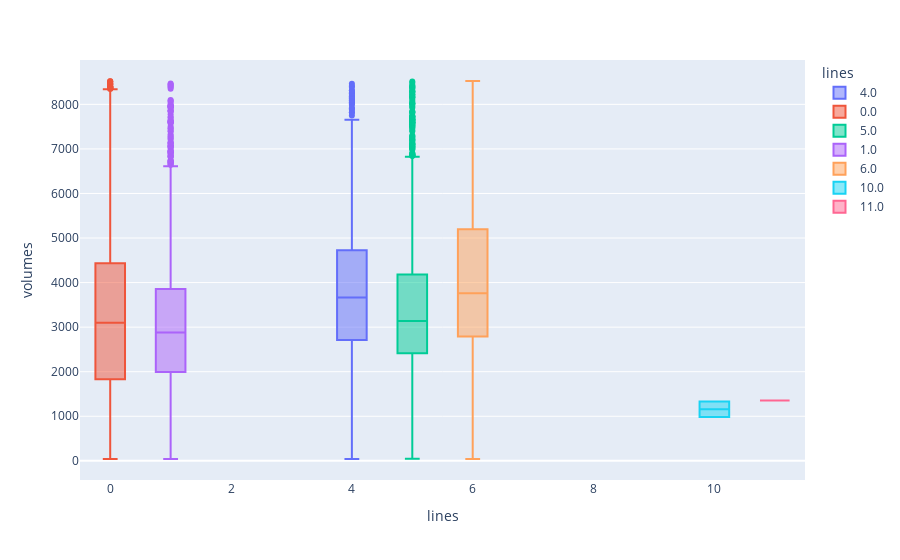

This figure's notebook cell:
### Code cell
fig = px.box(df_clean, x="lines", y="volumes",hover_data=["cell"], color="lines" )
fig.show()

### Figure 1 — Plotly figure (JSON) as saved in the notebook; plotly's stock layout.template omitted (floating-point values rounded to 4 significant figures; data arrays with more than 128 entries replaced by an {"elided": "..."} marker saying what was removed)
{"data": [{"alignmentgroup": "True", "customdata": {"elided": "1195x1 int values"}, "hovertemplate": "lines=%{x}<br>volumes=%{y}<br>cell=%{customdata[0]}<extra></extra>", "legendgroup": "4.0", "marker": {"color": "#636efa"}, "name": "4.0", "notched": false, "offsetgroup": "4.0", "orientation": "v", "showlegend": true, "type": "box", "x": {"elided": "1195 int values"}, "x0": " ", "xaxis": "x", "y": {"elided": "1195 int values"}, "y0": " ", "yaxis": "y"}, {"alignmentgroup": "True", "customdata": {"elided": "3174x1 int values"}, "hovertemplate": "lines=%{x}<br>volumes=%{y}<br>cell=%{customdata[0]}<extra></extra>", "legendgroup": "0.0", "marker": {"color": "#EF553B"}, "name": "0.0", "notched": false, "offsetgroup": "0.0", "orientation": "v", "showlegend": true, "type": "box", "x": {"elided": "3174 int values"}, "x0": " ", "xaxis": "x", "y": {"elided": "3174 int values"}, "y0": " ", "yaxis": "y"}, {"alignmentgroup": "True", "customdata": {"elided": "2378x1 int values"}, "hovertemplate": "lines=%{x}<br>volumes=%{y}<br>cell=%{customdata[0]}<extra></extra>", "legendgroup": "5.0", "marker": {"color": "#00cc96"}, "name": "5.0", "notched": false, "offsetgroup": "5.0", "orientation": "v", "showlegend": true, "type": "box", "x": {"elided": "2378 int values"}, "x0": " ", "xaxis": "x", "y": {"elided": "2378 int values"}, "y0": " ", "yaxis": "y"}, {"alignmentgroup": "True", "customdata": {"elided": "3607x1 int values"}, "hovertemplate": "lines=%{x}<br>volumes=%{y}<br>cell=%{customdata[0]}<extra></extra>", "legendgroup": "1.0", "marker": {"color": "#ab63fa"}, "name": "1.0", "notched": false, "offsetgroup": "1.0", "orientation": "v", "showlegend": true, "type": "box", "x": {"elided": "3607 int values"}, "x0": " ", "xaxis": "x", "y": {"elided": "3607 int values"}, "y0": " ", "yaxis": "y"}, {"alignmentgroup": "True", "customdata": {"elided": "458x1 int values"}, "hovertemplate": "lines=%{x}<br>volumes=%{y}<br>cell=%{customdata[0]}<extra></extra>", "legendgroup": "6.0", "marker": {"color": "#FFA15A"}, "name": "6.0", "notched": false, "offsetgroup": "6.0", "orientation": "v", "showlegend": true, "type": "box", "x": {"elided": "458 int values"}, "x0": " ", "xaxis": "x", "y": {"elided": "458 int values"}, "y0": " ", "yaxis": "y"}, {"alignmentgroup": "True", "customdata": [[5505], [5568]], "hovertemplate": "lines=%{x}<br>volumes=%{y}<br>cell=%{customdata[0]}<extra></extra>", "legendgroup": "10.0", "marker": {"color": "#19d3f3"}, "name": "10.0", "notched": false, "offsetgroup": "10.0", "orientation": "v", "showlegend": true, "type": "box", "x": [10, 10], "x0": " ", "xaxis": "x", "y": [1334, 985], "y0": " ", "yaxis": "y"}, {"alignmentgroup": "True", "customdata": [[5579]], "hovertemplate": "lines=%{x}<br>volumes=%{y}<br>cell=%{customdata[0]}<extra></extra>", "legendgroup": "11.0", "marker": {"color": "#FF6692"}, "name": "11.0", "notched": false, "offsetgroup": "11.0", "orientation": "v", "showlegend": true, "type": "box", "x": [11], "x0": " ", "xaxis": "x", "y": [1355], "y0": " ", "yaxis": "y"}], "layout": {"boxmode": "overlay", "legend": {"title": {"text": "lines"}, "tracegroupgap": 0}, "margin": {"t": 60}, "xaxis": {"anchor": "y", "categoryarray": [4, 0, 5, 1, 6, 10, 11], "categoryorder": "array", "domain": [0, 1], "title": {"text": "lines"}}, "yaxis": {"anchor": "x", "domain": [0, 1], "title": {"text": "volumes"}}}}
